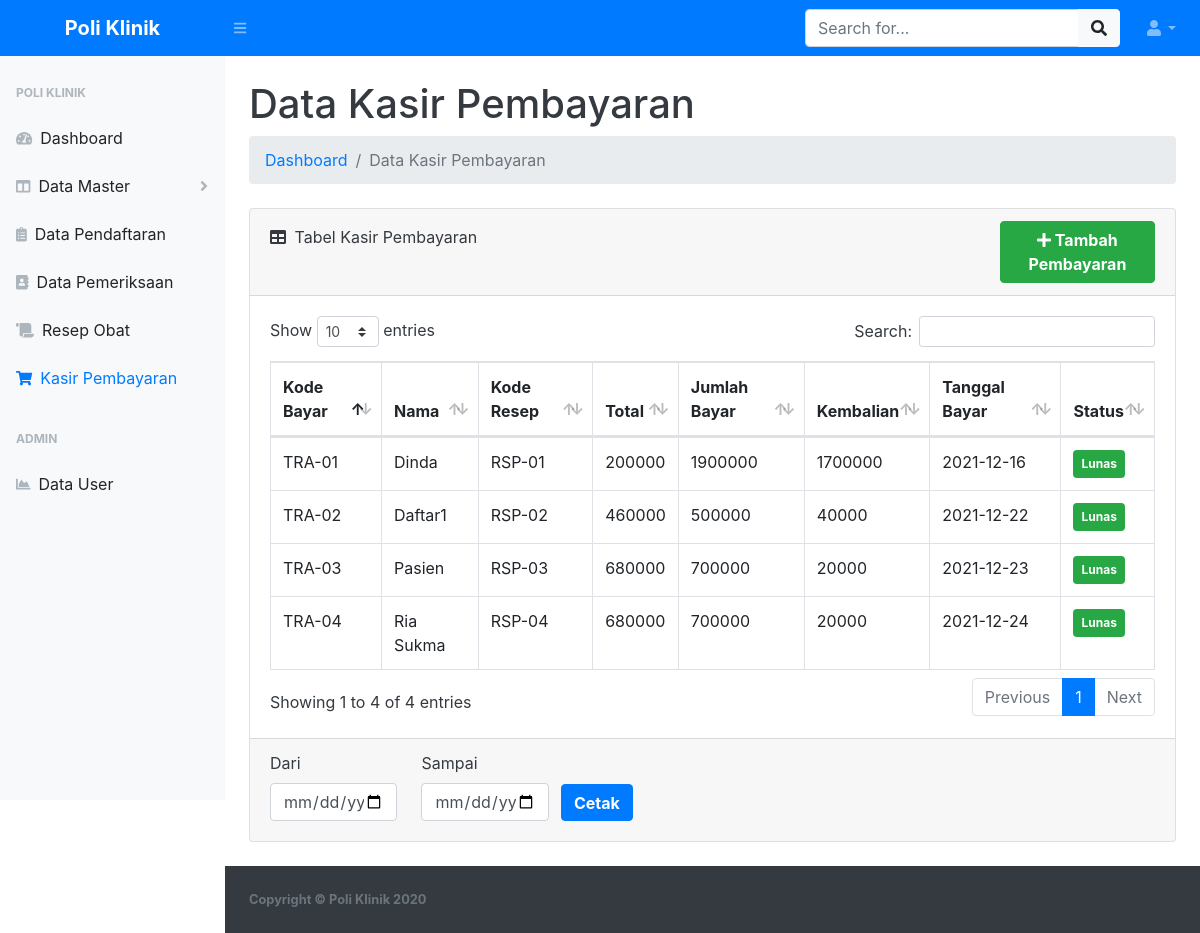
Screenshot of /data-pembayaran/pembayaran.php (signed in) with the database file from the repository.
### tables this page shows
CREATE TABLE `tb_pembayaran` (
  `kd_pembayaran` varchar(10) NOT NULL,
  `id_resep` int NOT NULL,
  `nama_pasien` varchar(30) NOT NULL,
  `total_pembayaran` int NOT NULL,
  `jumlah_bayar` int NOT NULL,
  `kembalian` int NOT NULL,
  `tgl_pembayaran` date NOT NULL,
  `status_pembayaran` enum('0','1') NOT NULL
);

CREATE TABLE `tb_resep` (
  `id_resep` int NOT NULL,
  `kd_resep` varchar(10) NOT NULL,
  `id_pemeriksaan` int NOT NULL,
  `keterangan` text NOT NULL,
  `nama_obt` varchar(30) NOT NULL,
  `harga_obt` int NOT NULL,
  `jumlah_obt` int NOT NULL,
  `subharga_obt` int NOT NULL,
  `tarif_dkt` int NOT NULL,
  `total` int NOT NULL,
  `status_rsp` enum('0','1') NOT NULL,
  `tgl_resep` date NOT NULL
);

### data-pembayaran/pembayaran.php (the view, shortened to what this page needs)
<?php
include '../koneksi.php';
?>
<!DOCTYPE html>
<html lang="en">
<head>
    <link href="../assets/css/styles.css" rel="stylesheet" />
    <link href="../assets/css/dataTables.bootstrap4.min.css" rel="stylesheet" />
</head>
<body class="sb-nav-fixed">
    <nav class="sb-topnav navbar navbar-expand navbar-dark bg-primary">
        <a class="navbar-brand font-weight-bold text-center" href="../index.php">Poli Klinik</a>
        <button class="btn btn-link btn-sm order-1 order-lg-0" id="sidebarToggle" href="#"><i class="fas fa-bars"></i></button>
        <form class="d-none d-md-inline-block form-inline ml-auto mr-0 mr-md-3 my-2 my-md-0">
            <div class="input-group">
                <input class="form-control" type="text" placeholder="Search for..." aria-label="Search" aria-describedby="basic-addon2" />
                <div class="input-group-append">
                    <button class="btn btn-light" type="button"><i class="fas fa-search"></i></button>
                </div>
            </div>
        </form>
        <ul class="navbar-nav ml-auto ml-md-0">
            <li class="nav-item dropdown">
                <a class="nav-link dropdown-toggle" id="userDropdown" href="#" role="button" data-toggle="dropdown" aria-haspopup="true" aria-expanded="false"><i class="fas fa-user fa-fw"></i></a>
            </li>
        </ul>
    </nav>
    <div id="layoutSidenav">
        <div id="layoutSidenav_nav">
            <nav class="sb-sidenav accordion sb-sidenav-light" id="sidenavAccordion">
                <div class="sb-sidenav-menu">
                    <div class="nav">
                        <div class="sb-sidenav-menu-heading">Poli Klinik</div>
                        <a class="nav-link" href="../index.php">
                            <div class="sb-nav-link-icon"><i class="fas fa-tachometer-alt"></i></div>
                            Dashboard
                        </a>
                        <?php if ($_SESSION["jabatan"] == 'admin') : ?>
                            <a class="nav-link collapsed" href="#" data-toggle="collapse" data-target="#data-master" aria-expanded="false" aria-controls="data-master">
                                <div class="sb-nav-link-icon"><i class="fas fa-columns"></i></div>
                                Data Master
                                <div class="sb-sidenav-collapse-arrow"><i class="fas fa-angle-down"></i></div>
                            </a>
                            <a class="nav-link" href="../data-pendaftaran/pendaftaran.php">
                                <div class="sb-nav-link-icon"><i class="fas fa-clipboard-list"></i></div>
                                Data Pendaftaran
                            </a>
                            <a class="nav-link" href="../data-pemeriksaan/pemeriksaan.php">
                                <div class="sb-nav-link-icon"><i class="fas fa-address-book"></i></div>
                                Data Pemeriksaan
                            </a>
                            <a class="nav-link" href="../data-resep/resep.php">
                                <div class="sb-nav-link-icon"><i class="fas fa-scroll"></i></div>
                                Resep Obat
                            </a>
                            <a class="nav-link active" href="../data-pembayaran/pembayaran.php">
                                <div class="sb-nav-link-icon"><i class="fas fa-shopping-cart"></i></div>
                                Kasir Pembayaran
                            </a>
                            <div class="sb-sidenav-menu-heading">Admin</div>
                            <a class="nav-link" href="../user.php">
                                <div class="sb-nav-link-icon"><i class="fas fa-chart-area"></i></div>
                                Data User
                            </a>
                        <?php endif; ?>
                    </div>
                </div>
            </nav>
        </div>
        <div id="layoutSidenav_content" class="bg-white text-dark">
            <main>
                <div class="container-fluid">
                    <h1 class="mt-4">Data Kasir Pembayaran</h1>
                    <ol class="breadcrumb mb-4">
                        <li class="breadcrumb-item"><a href="../index.php" class="text-decoration-none">Dashboard</a></li>
                        <li class="breadcrumb-item active">Data Kasir Pembayaran</li>
                    </ol>
                    <div class="card mb-4">
                        <div class="card-header">
                            <div class="row">
                                <div class="col-md-9">
                                    <i class="fas fa-table mr-1 mt-2"></i>
                                    Tabel Kasir Pembayaran
                                </div>
                                <div class="col-md-3">
                                    <a href="pembayaran_tambah.php" class="btn-success btn px-3 font-weight-bold ml-5">
                                        <i class="fas fa-plus"></i> Tambah Pembayaran
                                    </a>
                                </div>
                            </div>
                        </div>
                        <div class="card-body">
                            <div class="table-responsive">
                                <table class="table table-bordered" id="dataTable" width="100%" cellspacing="0">
                                    <thead>
                                        <tr>
                                            <th>Kode Bayar</th>
                                            <th>Nama</th>
                                            <th>Kode Resep</th>
                                            <th>Total</th>
                                            <th>Jumlah Bayar</th>
                                            <th>Kembalian</th>
                                            <th>Tanggal Bayar</th>
                                            <th>Status</th>
                                        </tr>
                                    </thead>
                                    <tbody>
                                        <?php $ambil = $koneksi->query("SELECT * FROM tb_pembayaran a
                                            JOIN tb_resep b ON a.id_resep = b.id_resep
                                            JOIN tb_pemeriksaan c ON b.id_pemeriksaan = c.id_pemeriksaan
                                            JOIN tb_pendaftaran d ON c.id_pendaftaran = d.id_pendaftaran
                                            JOIN tb_pasien e ON d.id_pasien = e.id_pasien"); ?>
                                        <?php while ($pecah = $ambil->fetch_assoc()) { ?>
                                            <tr>
                                                <td><?php echo $pecah['kd_pembayaran']; ?></td>
                                                <td><?php echo $pecah['nama_pasien']; ?></td>
                                                <td><?php echo $pecah['kd_resep']; ?></td>
                                                <td><?php echo $pecah['total_pembayaran']; ?></td>
                                                <td><?php echo $pecah['jumlah_bayar']; ?></td>
                                                <td><?php echo $pecah['kembalian']; ?></td>
                                                <td><?php echo $pecah['tgl_pembayaran']; ?></td>
                                                <td>
                                                    <?php if ($pecah['status_pembayaran'] == 0) { ?>
                                                        <span class="badge badge-danger p-2"></span>
                                                    <?php } elseif ($pecah['status_pembayaran'] == 1) { ?>
                                                        <span class="badge badge-success p-2">Lunas</span>
                                                    <?php } else { ?>
                                                        <span class="badge badge-danger p-2">
                                                            <i class="fas fa-minus"></i>
                                                        </span>
                                                    <?php } ?>
                                                </td>
                                            </tr>
                                        <?php } ?>
                                    </tbody>
                                </table>
                            </div>
                        </div>
                        <div class="card-footer">
                            <form class="mb-2" action="cetak_pembayaran.php" method="POST">
                                <div class="row">
                                    <div class="col-md-2">
                                        <label>Dari</label>
                                        <input type="date" class="form-control" name="tanggal_1">
                                    </div>
                                    <div class="col-md-2">
                                        <label>Sampai</label>
                                        <input type="date" class="form-control" name="tanggal_2">
                                    </div>
                                    <button type="submit" class="btn btn-primary font-weight-bold" style="height: 37px; margin-top: 33px;"> Cetak</button>
                                </div>
                            </form>
                        </div>
                    </div>
                </div>
            </main>
            <footer class="py-4 bg-dark mt-auto">
                <div class="container-fluid">
                    <div class="d-flex align-items-center justify-content-between small">
                        <div class="text-muted font-weight-bold">Copyright &copy; Poli Klinik 2020</div>
                    </div>
                </div>
            </footer>
        </div>
    </div>
</body>
</html>

### rows the page displays
tb_pembayaran: kd_pembayaran "TRA-01", nama_pasien "Dinda", id_resep.kd_resep "RSP-01", total_pembayaran "200000", jumlah_bayar "1900000", kembalian "1700000", tgl_pembayaran "2021-12-16", status_pembayaran "Lunas"
tb_pembayaran: kd_pembayaran "TRA-02", nama_pasien "Daftar1", id_resep.kd_resep "RSP-02", total_pembayaran "460000", jumlah_bayar "500000", kembalian "40000", tgl_pembayaran "2021-12-22", status_pembayaran "Lunas"
tb_pembayaran: kd_pembayaran "TRA-03", nama_pasien "Pasien", id_resep.kd_resep "RSP-03", total_pembayaran "680000", jumlah_bayar "700000", kembalian "20000", tgl_pembayaran "2021-12-23", status_pembayaran "Lunas"
tb_pembayaran: kd_pembayaran "TRA-04", nama_pasien "Ria Sukma", id_resep.kd_resep "RSP-04", total_pembayaran "680000", jumlah_bayar "700000", kembalian "20000", tgl_pembayaran "2021-12-24", status_pembayaran "Lunas"
